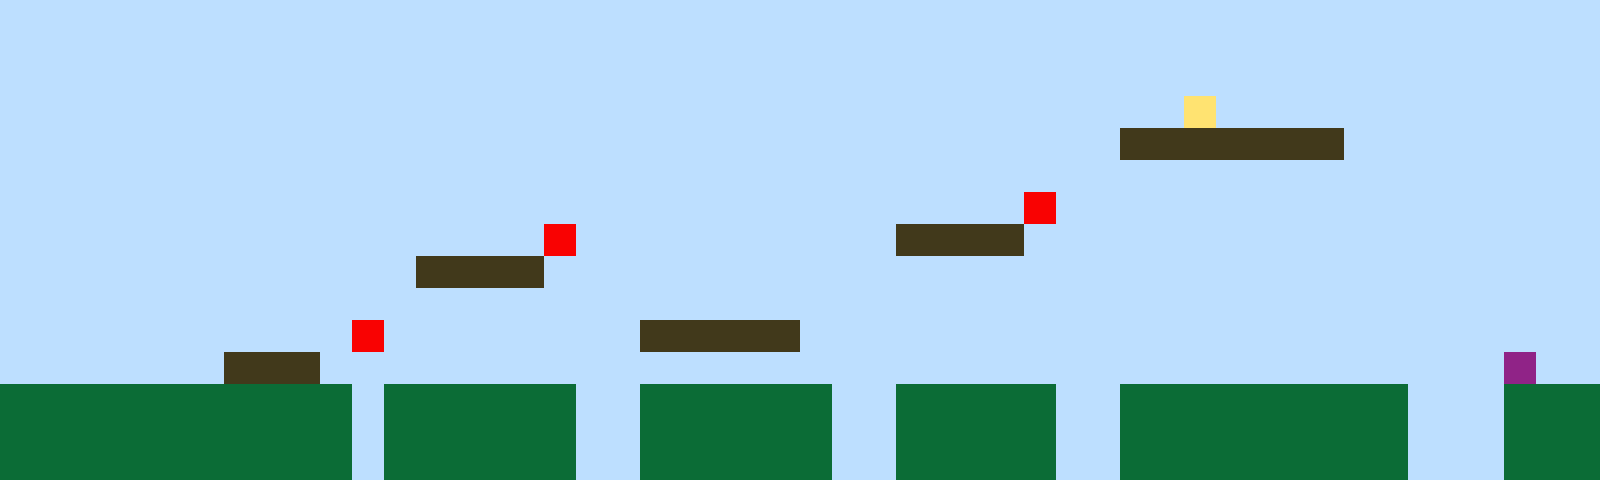

This is a level from a 2D game, rendered from its Tiled map with the project's own tilesets. A one-line summary and the complete map file follow:
An orthogonal 50x15 tile map with 32x32 px tiles, 1 tile layer (Tile Layer 1).

<map version="1.10" tiledversion="1.11.2" orientation="orthogonal" renderorder="right-up" width="50" height="15" tilewidth="32" tileheight="32" infinite="0" nextlayerid="2" nextobjectid="1"><editorsettings><export target="map1.csv" format="csv" /></editorsettings><tileset firstgid="1" name="sprites" tilewidth="32" tileheight="32" tilecount="6" columns="3"><image source="sprites.png" width="96" height="64" /></tileset><layer id="1" name="Tile Layer 1" width="50" height="15"><data encoding="csv">1,1,1,1,1,1,1,1,1,1,1,1,1,1,1,1,1,1,1,1,1,1,1,1,1,1,1,1,1,1,1,1,1,1,1,1,1,1,1,1,1,1,1,1,1,1,1,1,1,1,1,1,1,1,1,1,1,1,1,1,1,1,1,1,1,1,1,1,1,1,1,1,1,1,1,1,1,1,1,1,1,1,1,1,1,1,1,1,1,1,1,1,1,1,1,1,1,1,1,1,1,1,1,1,1,1,1,1,1,1,1,1,1,1,1,1,1,1,1,1,1,1,1,1,1,1,1,1,1,1,1,1,1,1,1,1,1,1,1,1,1,1,1,1,1,1,1,1,1,1,1,1,1,1,1,1,1,1,1,1,1,1,1,1,1,1,1,1,1,1,1,1,1,1,1,1,1,1,1,1,1,1,1,1,1,1,1,4,1,1,1,1,1,1,1,1,1,1,1,1,1,1,1,1,1,1,1,1,1,1,1,1,1,1,1,1,1,1,1,1,1,1,1,1,1,1,1,1,1,1,1,1,1,1,1,3,3,3,3,3,3,3,1,1,1,1,1,1,1,1,1,1,1,1,1,1,1,1,1,1,1,1,1,1,1,1,1,1,1,1,1,1,1,1,1,1,1,1,1,1,1,1,1,1,1,1,1,1,1,1,1,1,1,1,1,1,1,1,1,1,1,1,1,1,1,1,1,1,1,1,1,1,1,1,1,1,1,1,1,1,1,1,1,1,1,1,1,1,1,1,1,1,5,1,1,1,1,1,1,1,1,1,1,1,1,1,1,1,1,1,1,1,1,1,1,1,1,1,1,1,1,1,1,1,1,1,1,5,1,1,1,1,1,1,1,1,1,1,3,3,3,3,1,1,1,1,1,1,1,1,1,1,1,1,1,1,1,1,1,1,1,1,1,1,1,1,1,1,1,1,1,1,1,3,3,3,3,1,1,1,1,1,1,1,1,1,1,1,1,1,1,1,1,1,1,1,1,1,1,1,1,1,1,1,1,1,1,1,1,1,1,1,1,1,1,1,1,1,1,1,1,1,1,1,1,1,1,1,1,1,1,1,1,1,1,1,1,1,1,1,1,1,1,1,1,1,1,1,1,1,1,1,1,1,1,1,1,1,1,1,1,1,1,1,1,1,1,1,1,1,1,5,1,1,1,1,1,1,1,1,3,3,3,3,3,1,1,1,1,1,1,1,1,1,1,1,1,1,1,1,1,1,1,1,1,1,1,1,1,1,1,1,1,1,1,1,1,3,3,3,1,1,1,1,1,1,1,1,1,1,1,1,1,1,1,1,1,1,1,1,1,1,1,1,1,1,1,1,1,1,1,1,1,1,1,1,1,6,1,1,2,2,2,2,2,2,2,2,2,2,2,1,2,2,2,2,2,2,1,1,2,2,2,2,2,2,1,1,2,2,2,2,2,1,1,2,2,2,2,2,2,2,2,2,1,1,1,2,2,2,2,2,2,2,2,2,2,2,2,2,2,1,2,2,2,2,2,2,1,1,2,2,2,2,2,2,1,1,2,2,2,2,2,1,1,2,2,2,2,2,2,2,2,2,1,1,1,2,2,2,2,2,2,2,2,2,2,2,2,2,2,1,2,2,2,2,2,2,1,1,2,2,2,2,2,2,1,1,2,2,2,2,2,1,1,2,2,2,2,2,2,2,2,2,1,1,1,2,2,2</data></layer></map>
